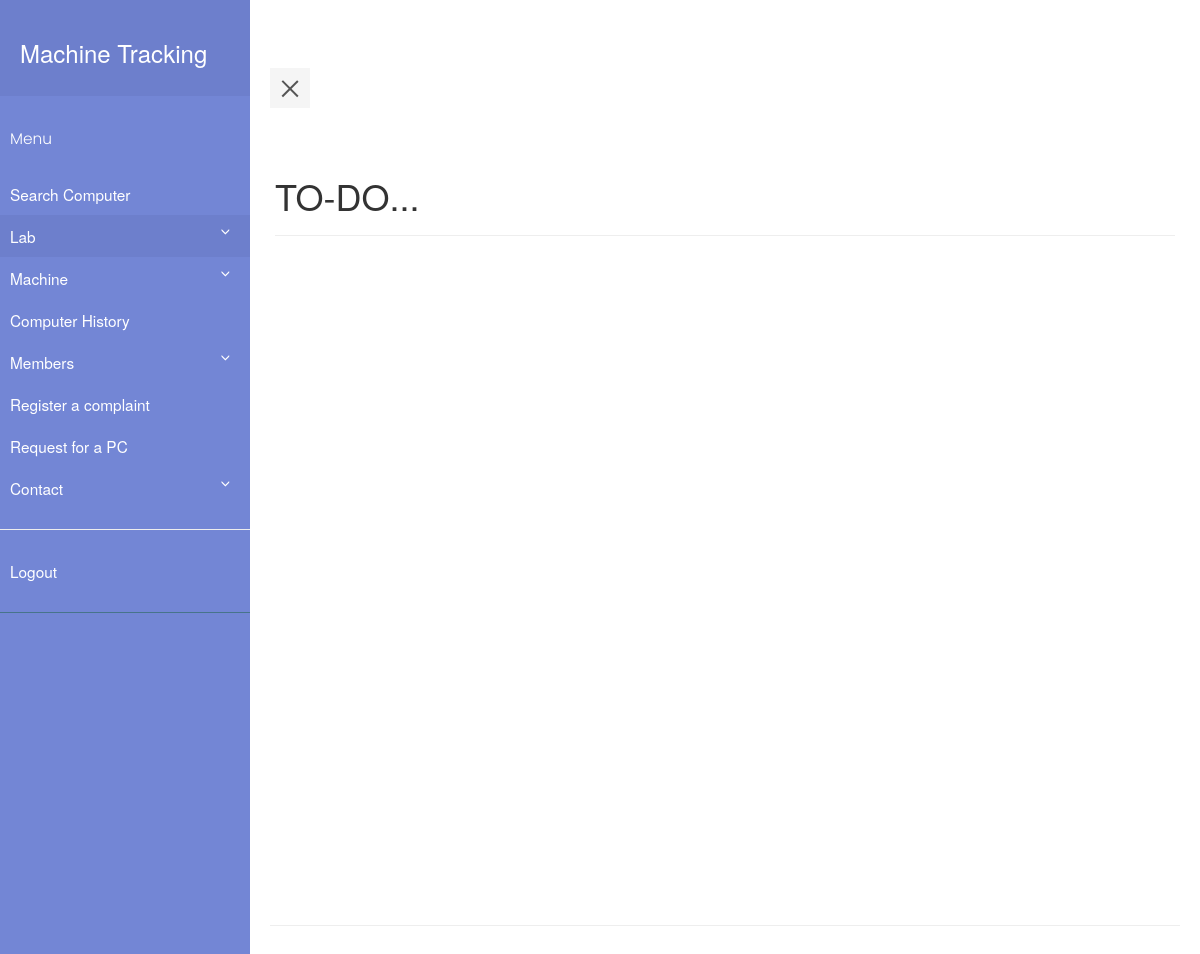
Before: /dashboard.php (signed in) with the older database file.
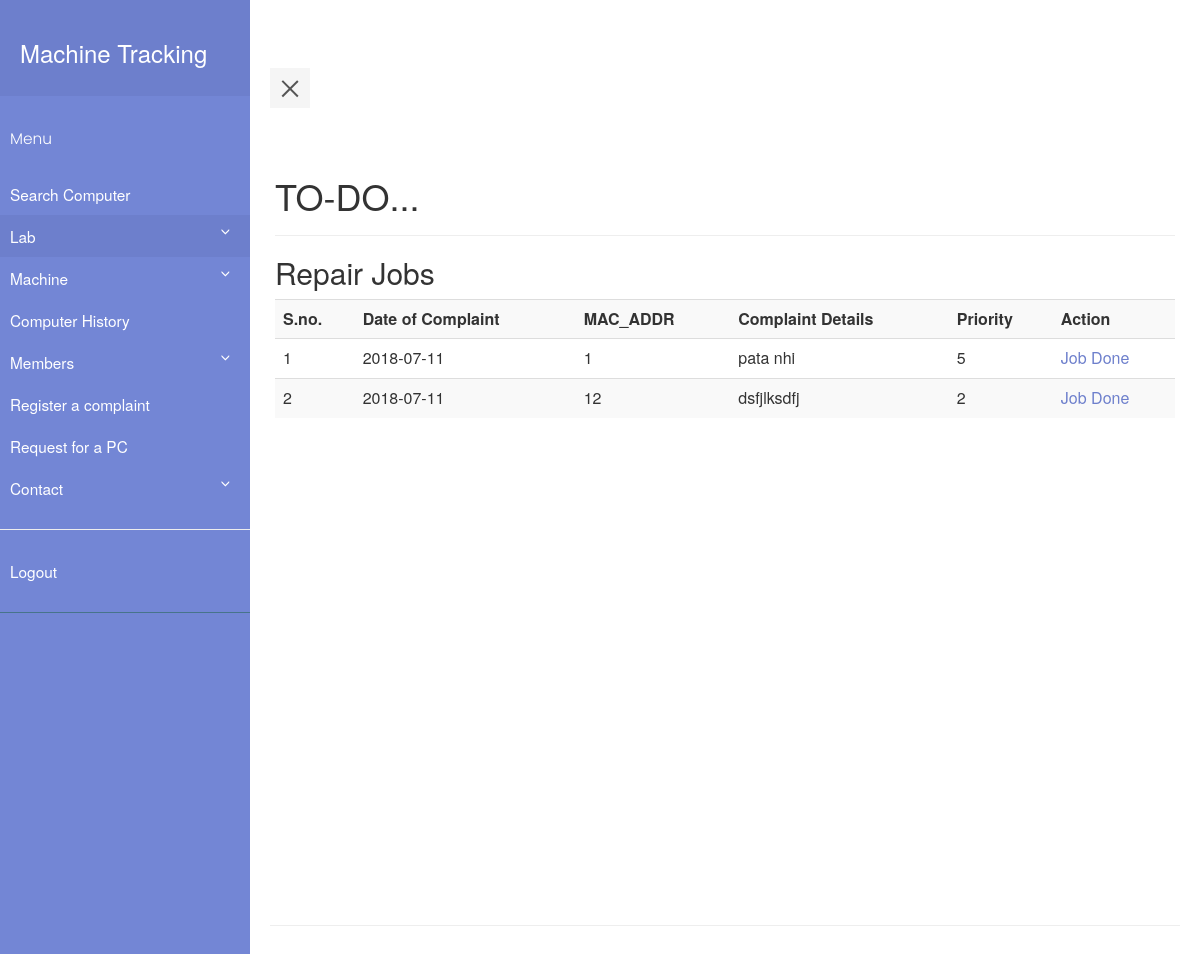
After: the same page with the newer database file.
### tables this page shows
CREATE TABLE `complaint_book` (
  `complaint_book_id` int(11) NOT NULL,
  `Date_of_complaint` date DEFAULT NULL,
  `machine_id` int(11) DEFAULT NULL,
  `complaint_details` varchar(512) DEFAULT NULL,
  `priority` int(11) DEFAULT NULL,
  `work_for` int(11) DEFAULT NULL,
  `remarks` varchar(512) DEFAULT NULL,
  `complaint_by` varchar(40) DEFAULT NULL,
  `processor` int(11) DEFAULT NULL,
  `ram` int(11) DEFAULT NULL,
  `harddisk` int(11) DEFAULT NULL,
  `mouse` int(11) DEFAULT NULL,
  `keyboard` int(11) DEFAULT NULL,
  `monitor` int(11) DEFAULT NULL
);

CREATE TABLE `machine` (
  `machine_id` int(11) NOT NULL,
  `MAC_ADDR` varchar(30) DEFAULT NULL,
  `processor` int(11) NOT NULL,
  `ram` int(11) NOT NULL,
  `memory` int(11) NOT NULL,
  `DOP` date DEFAULT NULL,
  `price` int(11) DEFAULT NULL,
  `state` varchar(10) DEFAULT NULL,
  `os` varchar(30) DEFAULT NULL,
  `monitor` int(11) NOT NULL,
  `keyboard` int(11) NOT NULL,
  `mouse` int(11) NOT NULL,
  `grn` int(11) NOT NULL,
  `generation` varchar(10) DEFAULT NULL
);

### dashboard.php (the view, shortened to what the changed rows need)
<?php
    require_once "pdo.php";
?>
<html>
<head>
    <link rel="stylesheet" type="text/css" href="style5.css">
    <link rel="stylesheet" type="text/css" href="https://maxcdn.bootstrapcdn.com/bootstrap/3.3.7/css/bootstrap.min.css" >
</head>
<body>
        <div class="wrapper">
     <?php include "navbar.php" ;?>
           <div class="container-fluid row" id="content">
        <div class="page-header">
        <h1>TO-DO...</h1>
        </div>
        <?php
            if($_SESSION['id']=='0')
            {
                $stmtcnt = $pdo->query("SELECT COUNT(*) FROM complaint_book JOIN repair_history ON complaint_book.machine_id = repair_history.machine_id WHERE complaint_book.remarks IS NOT NULL AND repair_history.fault IS NULL");
                $row = $stmtcnt->fetch(PDO::FETCH_ASSOC);
                if($row['COUNT(*)']!=='0')
                {
                    echo "<h2>Repaired Machines</h2>";
                    $i=1;
                    $stmtread = $pdo->query("SELECT * FROM complaint_book JOIN repair_history ON complaint_book.machine_id = repair_history.machine_id WHERE complaint_book.remarks IS NOT NULL AND repair_history.fault IS NULL");
                    echo ("<table class=\"table table-striped\">
                        <tr> <th>S.no.</th><th>Date of Complaint</th><th>MAC_ADDR</th><th>Complaint Details</th><th>Priority</th><th>Complaint By</th><th>Remarks</th><th>Action</th> </tr>");
                    while ( $row = $stmtread->fetch(PDO::FETCH_ASSOC) )
                    {
                        $stmtr = $pdo->prepare("SELECT MAC_ADDR FROM machine WHERE machine_id = :mid ");
                        $stmtr->execute(array(':mid' => $row['machine_id']));
                        $rowr = $stmtr->fetch(PDO::FETCH_ASSOC);
                        echo ("<tr>");
                        echo ("<td>");
                        echo($i);
                        echo("</td>");
                        echo ("<td>");
                        echo(htmlentities($row['Date_of_complaint']));
                        echo ("</td>");
                        echo ("<td>");
                        echo(htmlentities($rowr['MAC_ADDR']));
                        echo ("</td>");
                        echo ("<td>");
                        echo(htmlentities($row['complaint_details']));
                        echo ("</td>");
                        echo ("<td>");
                        echo(htmlentities($row['priority']));
                        echo ("</td>");
                        echo ("<td>");
                        echo(htmlentities($row['complaint_by']));
                        echo ("</td>");
                        echo ("<td>");
                        echo(htmlentities($row['remarks']));
                        echo ("</td>");
                        echo ("<td>");
                        echo('<a class="link-black" href="fromrepairmc.php?mc_id='.$rowr['MAC_ADDR'].'">'. 'Mark Completed' . '</a>');
                        echo ("</td>");
                        $i++;
                    }
                    echo('</table>');
                }
                $stmtcnt = $pdo->query("SELECT COUNT(*) FROM complaint_book WHERE work_for IS NULL ");
                $row = $stmtcnt->fetch(PDO::FETCH_ASSOC);
                if($row['COUNT(*)']!=='0')
                {
                    echo "<h2>Repair Requests</h2>";
                    $i=1;
                    $stmtread = $pdo->query("SELECT * FROM complaint_book WHERE work_for IS NULL");
                    echo ("<table class=\"table table-striped\">
                        <tr> <th>S.no.</th><th>Date of Complaint</th><th>MAC_ADDR</th><th>Complaint Details</th><th>Priority</th><th>Complaint By</th><th>Action</th> </tr>");
                    while ( $row = $stmtread->fetch(PDO::FETCH_ASSOC) )
                    {
                        $stmtr = $pdo->prepare("SELECT MAC_ADDR FROM machine WHERE machine_id = :mid ");
                        $stmtr->execute(array(':mid' => $row['machine_id']));
                        $rowr = $stmtr->fetch(PDO::FETCH_ASSOC);
                        echo ("<tr>");
                        echo ("<td>");
                        echo($i);
                        echo("</td>");
                        echo ("<td>");
                        echo(htmlentities($row['Date_of_complaint']));
                        echo ("</td>");
                        echo ("<td>");
                        echo(htmlentities($rowr['MAC_ADDR']));
                        echo ("</td>");
                        echo ("<td>");
                        echo(htmlentities($row['complaint_details']));
                        echo ("</td>");
                        echo ("<td>");
                        echo(htmlentities($row['priority']));
                        echo ("</td>");
                        echo ("<td>");
                        echo(htmlentities($row['complaint_by']));
                        echo ("</td>");
                        echo ("<td>");
                        echo('<a class="link-black" href="gorepairmc.php?mc_id='.$rowr['MAC_ADDR'].'">'. 'Assign Job' . '</a>');
                        echo ("</td>");
                        $i++;
                    }
                    echo('</table>');
                }
                $stmtcnt = $pdo->query("SELECT COUNT(*) FROM transfer_request");
                $flag=0;
                while($row = $stmtcnt->fetch(PDO::FETCH_ASSOC))
                {
                    $stmtcnt2 = $pdo->prepare("SELECT * FROM system_transfer_report where trid = :trid");
                    $stmtcnt2->execute(array(':trid' => $row['transfer_request_id']));
                    $row2 = $stmtcnt2->fetch(PDO::FETCH_ASSOC);
                    if($row2!== FALSE)
                    {
                        $flag++;
                    }
                }
                if($flag!=0)
                {
                    echo "<h2>Transfer Requests</h2>";
                    $i=1;
                    $stmtread = $pdo->query("SELECT * FROM transfer_request");
                    echo ("<table class=\"table table-striped\">
                        <tr> <th>S.no.</th><th>Date of Request</th><th>Name</th><th>Department</th><th>Purpose</th><th>Processor</th><th>Ram</th><th>HDD</th><th>OS</th><th>Quantity</th><th>Action</th> </tr>");
                    while ( $row = $stmtread->fetch(PDO::FETCH_ASSOC) )
                    {
                        $stmtread2 = $pdo->prepare("SELECT * FROM system_transfer_report where trid = :trid");
                        $stmtread2->execute(array(':trid' => $row['transfer_request_id']));
                        $row2 = $stmtread2->fetch(PDO::FETCH_ASSOC);
                        if($row2=== FALSE)
                        {
                            echo ("<tr>");
                        echo ("<td>");
                        echo($i);
                        echo("</td>");
                        echo ("<td>");
                        echo(htmlentities($row['date_of_request']));
                        echo ("</td>");
                        echo ("<td>");
                        echo(htmlentities($row['name']));
                        echo ("</td>");
                        echo ("<td>");
                        echo(htmlentities($row['department']));
                        echo ("</td>");
                        echo ("<td>");
                        echo(htmlentities($row['purpose']));
                        echo ("</td>");
                        echo ("<td>");
                        echo(htmlentities($row['processor']));
                        echo ("</td>");
                        echo ("<td>");
                        echo(htmlentities($row['ram']));
                        echo ("</td>");
                        echo ("<td>");
                        echo(htmlentities($row['hdd']));
                        echo ("</td>");
                        echo ("<td>");
                        echo(htmlentities($row['os']));
                        echo ("</td>");
                        echo ("<td>");
                        echo(htmlentities($row['quantity']));
                        echo ("</td>");
                        echo ("<td>");
                        echo('<a class="link-black" href="servicerpt.php?id='.$row['transfer_request_id'].'">'. 'Generate Report' . '</a>');
                        echo ("</td>");
                        $i++;
                        }
                    }
                    echo('</table>');
                }
            }
            else
            {
                $stmtcnt = $pdo->query("SELECT COUNT(*) FROM complaint_book WHERE remarks IS NULL AND work_for = ".$_SESSION['id']."");
                $row = $stmtcnt->fetch(PDO::FETCH_ASSOC);
               if($row['COUNT(*)']!=='0')
                {
                    echo "<h2>Repair Jobs</h2>";
                    $i=1;
                    $stmtread = $pdo->query("SELECT * FROM complaint_book WHERE remarks IS NULL");
                    echo ("<table class=\"table table-striped\">
                        <tr> <th>S.no.</th><th>Date of Complaint</th><th>MAC_ADDR</th><th>Complaint Details</th><th>Priority</th><th>Action</th> </tr>");
                    while ( $row = $stmtread->fetch(PDO::FETCH_ASSOC) )
                    {
                        $stmtr = $pdo->prepare("SELECT MAC_ADDR FROM machine WHERE machine_id = :mid ");
                        $stmtr->execute(array(':mid' => $row['machine_id']));
                        $rowr = $stmtr->fetch(PDO::FETCH_ASSOC);
                        echo ("<tr>");
                        echo ("<td>");
                        echo($i);
                        echo("</td>");
                        echo ("<td>");
                        echo(htmlentities($row['Date_of_complaint']));
                        echo ("</td>");
                        echo ("<td>");
                        echo(htmlentities($rowr['MAC_ADDR']));
                        echo ("</td>");
                        echo ("<td>");
                        echo(htmlentities($row['complaint_details']));
                        echo ("</td>");
                        echo ("<td>");
                        echo(htmlentities($row['priority']));
                        echo ("</td>");
                        echo ("<td>");
                        echo('<a class="link-black "href="mcrepaired.php?mc_id='.$row['machine_id'].'">'. 'Job Done' . '</a>');
                        echo ("</td>");
                        $i++;
                    }
                    echo('</table>');
                }
            }
        ?>
</body>
</html>

Changed rows visible on the page:
added complaint_book: Date_of_complaint "2018-07-11", machine.MAC_ADDR "1", complaint_details "pata nhi", priority "5"
added complaint_book: Date_of_complaint "2018-07-11", machine.MAC_ADDR "12", complaint_details "dsfjlksdfj", priority "2"
Other visible differences:
text now shown: "Repair Jobs S.no. Date of Complaint MAC_ADDR Complaint Details Priority Action"
